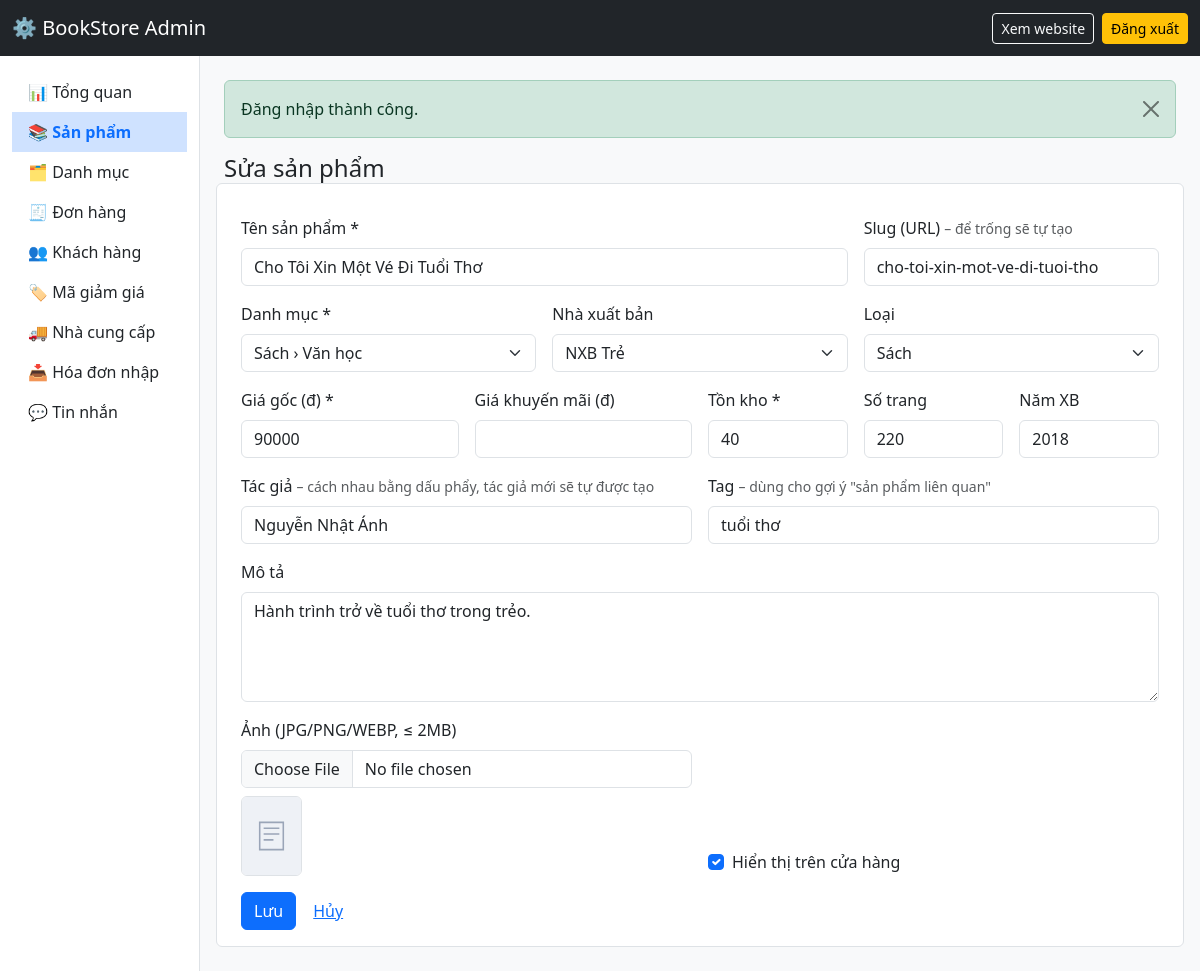
The page /admin/san-pham/2/sua (signed in) on the database its author committed.
### tables this page shows
CREATE TABLE products (
    id            INT UNSIGNED AUTO_INCREMENT PRIMARY KEY,
    category_id   INT UNSIGNED NOT NULL,
    publisher_id  INT UNSIGNED NULL,                     
    type          ENUM('book','stationery') NOT NULL DEFAULT 'book',
    name          VARCHAR(200) NOT NULL,
    slug          VARCHAR(220) NOT NULL UNIQUE,
    description   TEXT NULL,
    price         DECIMAL(12,0) NOT NULL,                
    sale_price    DECIMAL(12,0) NULL,                    
    stock         INT UNSIGNED NOT NULL DEFAULT 0,       
    image         VARCHAR(255) NULL,
    pages         SMALLINT UNSIGNED NULL,                
    publish_year  YEAR NULL,
    sold_count    INT UNSIGNED NOT NULL DEFAULT 0,       
    is_active     TINYINT(1) NOT NULL DEFAULT 1,
    created_at    TIMESTAMP NOT NULL DEFAULT CURRENT_TIMESTAMP,
    CONSTRAINT fk_prod_cat FOREIGN KEY (category_id)  REFERENCES categories(id),
    CONSTRAINT fk_prod_pub FOREIGN KEY (publisher_id) REFERENCES publishers(id) ON DELETE SET NULL,
    INDEX idx_prod_cat (category_id),
    INDEX idx_prod_pub (publisher_id),
    INDEX idx_prod_price (price),
    FULLTEXT INDEX ft_prod_name (name)                   
);

### app/core/Controller.php (called while the page is built, shortened)
<?php
abstract class Controller
{
    protected function render(string $view, array $data = [], string $layout = 'main'): void
    {
        extract($data);
        require APP_PATH . "/views/$view.php";
    }
}

### app/controllers/AdminController.php (called while the page is built, shortened)
<?php
abstract class AdminController extends Controller
{
    protected function view(string $view, array $data = []): void
    {
        $this->render($view, $data, 'admin');
    }
}

### app/controllers/AdminProductController.php (called while the page is built, shortened)
<?php
class AdminProductController extends AdminController
{
    public function edit(string $id): void
    {
        $p = (new ProductManager())->find((int)$id);
        $this->form($p);
    }
    private function form(?array $p): void
    {
        $m = new ProductManager();
        $this->view('admin/products/form', [
            'title' => $p ? 'Sửa sản phẩm' : 'Thêm sản phẩm', 'p' => $p,
            'categories' => $m->categories(), 'publishers' => $m->publishers(),
        ]);
    }
}

### public/index.php (called while the page is built, shortened)
<?php
$config = require ROOT_PATH . '/config/config.php';
spl_autoload_register(function (string $class) {
    foreach (['core', 'controllers', 'models'] as $dir) {
        $file = APP_PATH . "/$dir/$class.php";
        if (is_file($file)) { require $file; return; }
    }
});
require APP_PATH . '/core/helpers.php';
$router = new Router();
$router->dispatch($_SERVER['REQUEST_METHOD'], $_SERVER['REQUEST_URI']);

### app/core/helpers.php (called while the page is built, shortened)
<?php
function e($value): string
{
    return htmlspecialchars((string)$value, ENT_QUOTES, 'UTF-8');
}
function url(string $path = ''): string
{
    return BASE_URL . '/' . ltrim($path, '/');
}
function asset(string $path): string
{
    return BASE_URL . '/public/assets/' . ltrim($path, '/');
}
function product_image(array $p): string
{
    $file = 'products/' . ($p['image'] ?? '');
    return asset('img/placeholder.svg');
}
function old(string $key, string $default = ''): string
{
    return e($_SESSION['old'][$key] ?? $default);
}

### app/core/Model.php (called while the page is built, shortened)
<?php
abstract class Model
{
    public function __construct()
    {
        $this->db = Database::getConnection();
    }
}

### config/config.php (called while the page is built)
<?php
return [
    'app_name' => 'BookStore - Sách & Văn phòng phẩm',
    'db' => [
        'host'    => 'localhost',
        'name'    => 'bookstore',
        'user'    => 'root',
        'pass'    => '',
        'charset' => 'utf8mb4',
    ],
    'vnpay' => [
        'tmn_code'    => '',
        'hash_secret' => '',
        'pay_url'     => 'https://sandbox.vnpayment.vn/paymentv2/vpcpay.html',
    ],
];

### app/core/Database.php (called while the page is built)
<?php
class Database
{
    private static ?PDO $instance = null;
    public static function getConnection(): PDO
    {
        if (self::$instance === null) {
            global $config;
            $c = $config['db'];
            $dsn = "mysql:host={$c['host']};dbname={$c['name']};charset={$c['charset']}";
            self::$instance = new PDO($dsn, $c['user'], $c['pass'], [
                PDO::ATTR_ERRMODE            => PDO::ERRMODE_EXCEPTION,
                PDO::ATTR_DEFAULT_FETCH_MODE => PDO::FETCH_ASSOC,
                PDO::ATTR_EMULATE_PREPARES   => false,
            ]);
        }
        return self::$instance;
    }
}

### app/models/ProductManager.php (called while the page is built, shortened)
<?php
class ProductManager extends Model
{
    public function find(int $id): ?array
    {
        $st = $this->db->prepare("SELECT * FROM products WHERE id = ?");
        $st->execute([$id]);
        $p = $st->fetch();
        $a = $this->db->prepare("SELECT a.name FROM authors a JOIN product_authors pa ON pa.author_id = a.id WHERE pa.product_id = ?");
        $a->execute([$id]);
        $t = $this->db->prepare("SELECT t.name FROM tags t JOIN product_tags pt ON pt.tag_id = t.id WHERE pt.product_id = ?");
        $t->execute([$id]);
        $p['authors_text'] = implode(', ', $a->fetchAll(PDO::FETCH_COLUMN));
        $p['tags_text']    = implode(', ', $t->fetchAll(PDO::FETCH_COLUMN));
        return $p;
    }
    public function categories(): array
    {
        return $this->db->query("SELECT c.id, IF(par.name IS NULL, c.name, CONCAT(par.name, ' › ', c.name)) AS label
                                 FROM categories c LEFT JOIN categories par ON par.id = c.parent_id ORDER BY label")->fetchAll();
    }
    public function publishers(): array
    {
        return $this->db->query("SELECT id, name FROM publishers ORDER BY name")->fetchAll();
    }
}

### app/views/admin/products/form.php (the view, shortened to what this page needs)
<?php
$v = fn(string $k, $def = '') => old($k, (string)($p[$k] ?? $def));
$action = $p ? url('/admin/san-pham/' . $p['id']) : url('/admin/san-pham');
$sel = fn($k, $val, $def = '') => ($_SESSION['old'][$k] ?? ($p[$k] ?? $def)) == $val ? 'selected' : '';
?>
<h1 class="h4 mb-3"><?= e($title) ?></h1>
<form method="post" action="<?= $action ?>" enctype="multipart/form-data" class="row g-3 bg-white p-3 rounded border">
    <div class="col-md-8"><label class="form-label">Tên sản phẩm *</label>
        <input name="name" class="form-control" required maxlength="200" value="<?= $v('name') ?>"></div>
    <div class="col-md-4"><label class="form-label">Slug (URL) <small class="text-muted">– để trống sẽ tự tạo</small></label>
        <input name="slug" class="form-control" maxlength="220" value="<?= $v('slug') ?>"></div>
    <div class="col-md-4"><label class="form-label">Danh mục *</label>
        <select name="category_id" class="form-select" required><option value="">-- Chọn --</option>
            <?php foreach ($categories as $c): ?><option value="<?= (int)$c['id'] ?>" <?= $sel('category_id', $c['id']) ?>><?= e($c['label']) ?></option><?php endforeach; ?>
        </select></div>
    <div class="col-md-4"><label class="form-label">Nhà xuất bản</label>
        <select name="publisher_id" class="form-select"><option value="">-- Không có --</option>
            <?php foreach ($publishers as $pb): ?><option value="<?= (int)$pb['id'] ?>" <?= $sel('publisher_id', $pb['id']) ?>><?= e($pb['name']) ?></option><?php endforeach; ?>
        </select></div>
    <div class="col-md-4"><label class="form-label">Loại</label>
        <select name="type" class="form-select">
            <option value="book" <?= $sel('type', 'book', 'book') ?>>Sách</option>
        </select></div>
    <div class="col-md-3"><label class="form-label">Giá gốc (đ) *</label><input type="number" min="1" name="price" class="form-control" required value="<?= $v('price') ?>"></div>
    <div class="col-md-3"><label class="form-label">Giá khuyến mãi (đ)</label><input type="number" min="1" name="sale_price" class="form-control" value="<?= $v('sale_price') ?>"></div>
    <div class="col-md-2"><label class="form-label">Tồn kho *</label><input type="number" min="0" name="stock" class="form-control" required value="<?= $v('stock', '0') ?>"></div>
    <div class="col-md-2"><label class="form-label">Số trang</label><input type="number" min="1" name="pages" class="form-control" value="<?= $v('pages') ?>"></div>
    <div class="col-md-2"><label class="form-label">Năm XB</label><input type="number" min="1900" max="2100" name="publish_year" class="form-control" value="<?= $v('publish_year') ?>"></div>
    <div class="col-md-6"><label class="form-label">Tác giả <small class="text-muted">– cách nhau bằng dấu phẩy, tác giả mới sẽ tự được tạo</small></label>
        <input name="authors" class="form-control" value="<?= old('authors', $p['authors_text'] ?? '') ?>"></div>
    <div class="col-md-6"><label class="form-label">Tag <small class="text-muted">– dùng cho gợi ý "sản phẩm liên quan"</small></label>
        <input name="tags" class="form-control" value="<?= old('tags', $p['tags_text'] ?? '') ?>"></div>
    <div class="col-12"><label class="form-label">Mô tả</label><textarea name="description" rows="4" class="form-control"><?= $v('description') ?></textarea></div>
    <div class="col-md-6"><label class="form-label">Ảnh (JPG/PNG/WEBP, ≤ 2MB)</label>
        <input type="file" name="image" accept="image/jpeg,image/png,image/webp" class="form-control">
        <?php if ($p && $p['image']): ?><img src="<?= e(product_image($p)) ?>" height="80" class="mt-2 rounded border" alt=""><?php endif; ?></div>
    <div class="col-md-6 d-flex align-items-end"><div class="form-check">
        <input class="form-check-input" type="checkbox" name="is_active" id="act" value="1" <?= (!$p && !isset($_SESSION['old'])) || ($_SESSION['old']['is_active'] ?? $p['is_active'] ?? 0) ? 'checked' : '' ?>>
        <label class="form-check-label" for="act">Hiển thị trên cửa hàng</label></div></div>
    <div class="col-12"><button class="btn btn-primary">Lưu</button> <a href="<?= url('/admin/san-pham') ?>" class="btn btn-link">Hủy</a></div>
</form>

### app/core/Router.php (shortened to what this page needs)
<?php
class Router
{
    private array $routes = [];
    private function add(string $method, string $path, string $handler): void
    {
        $regex = preg_replace('#\{(\w+)\}#', '(?P<$1>[^/]+)', $path);
        $this->routes[] = [$method, '#^' . $regex . '$#', $handler];
    }
    public function dispatch(string $method, string $uri): void
    {
        $path = parse_url($uri, PHP_URL_PATH);
        $path = preg_replace('#^' . preg_quote(BASE_URL, '#') . '(/public)?#', '', $path);
        $path = '/' . trim($path, '/');
        foreach ($this->routes as [$routeMethod, $regex, $handler]) {
            if ($routeMethod === $method && preg_match($regex, $path, $matches)) {
                $params = array_filter($matches, 'is_string', ARRAY_FILTER_USE_KEY);
                [$controllerName, $action] = explode('@', $handler);
                (new $controllerName())->$action(...array_values($params));
                return;
            }
        }
    }
}

### rows shown on the page
products: name "Cho Tôi Xin Một Vé Đi Tuổi Thơ", slug "cho-toi-xin-mot-ve-di-tuoi-tho", price "90000", stock "40", pages "220", publish_year "2018", description "Hành trình trở về tuổi thơ trong trẻo.", is_active "☑"

### other values the page prints
$label "📊 Tổng quan"
$label "📚 Sản phẩm"
$label "🗂 Danh mục"
$label "🧾 Đơn hàng"
$label "👥 Khách hàng"
$label "🏷 Mã giảm giá"
$label "🚚 Nhà cung cấp"
$label "📥 Hóa đơn nhập"
$f['message'] "Đăng nhập thành công."
form field category_id "Sách › Văn học"
form field publisher_id "NXB Trẻ"
